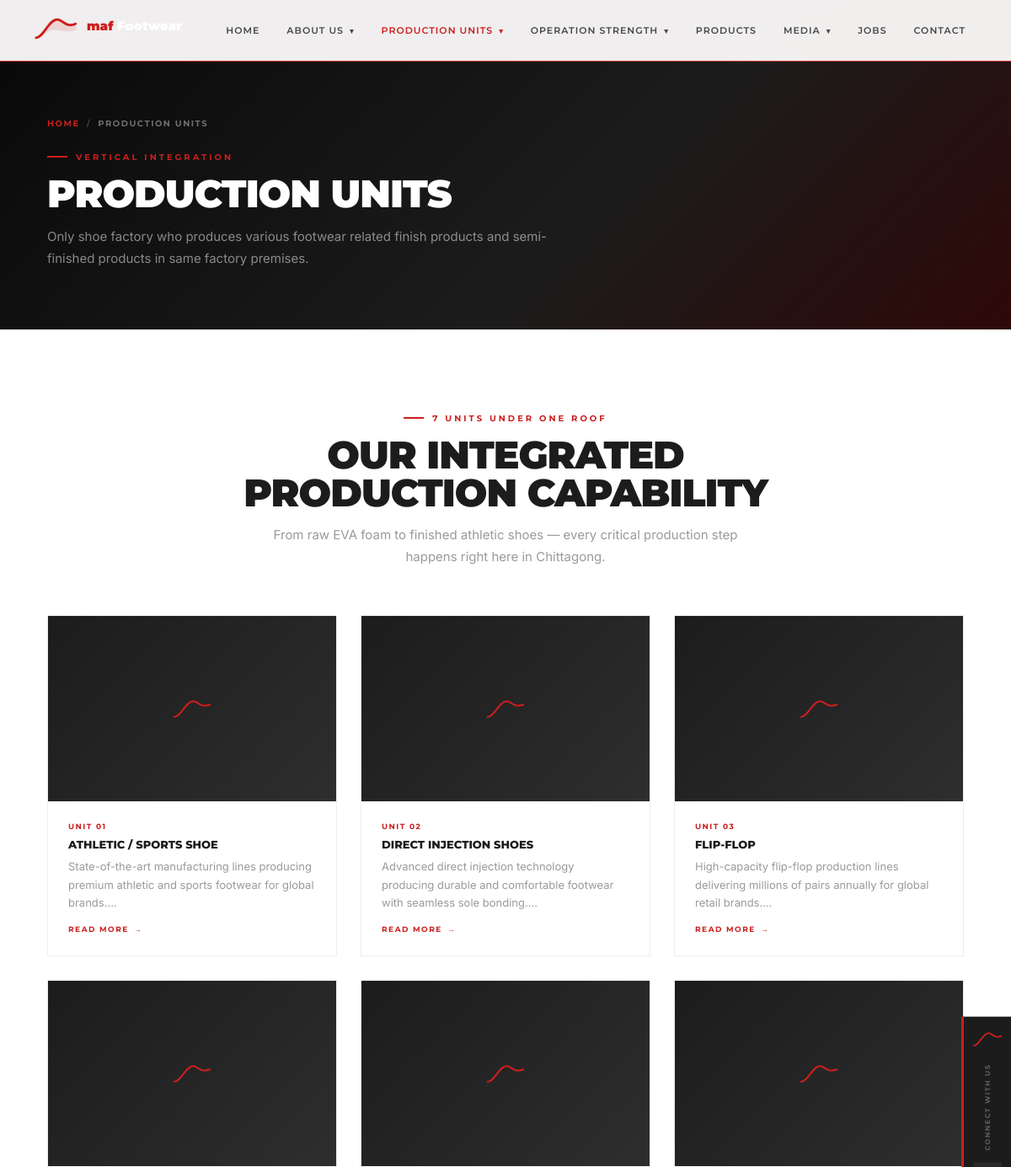
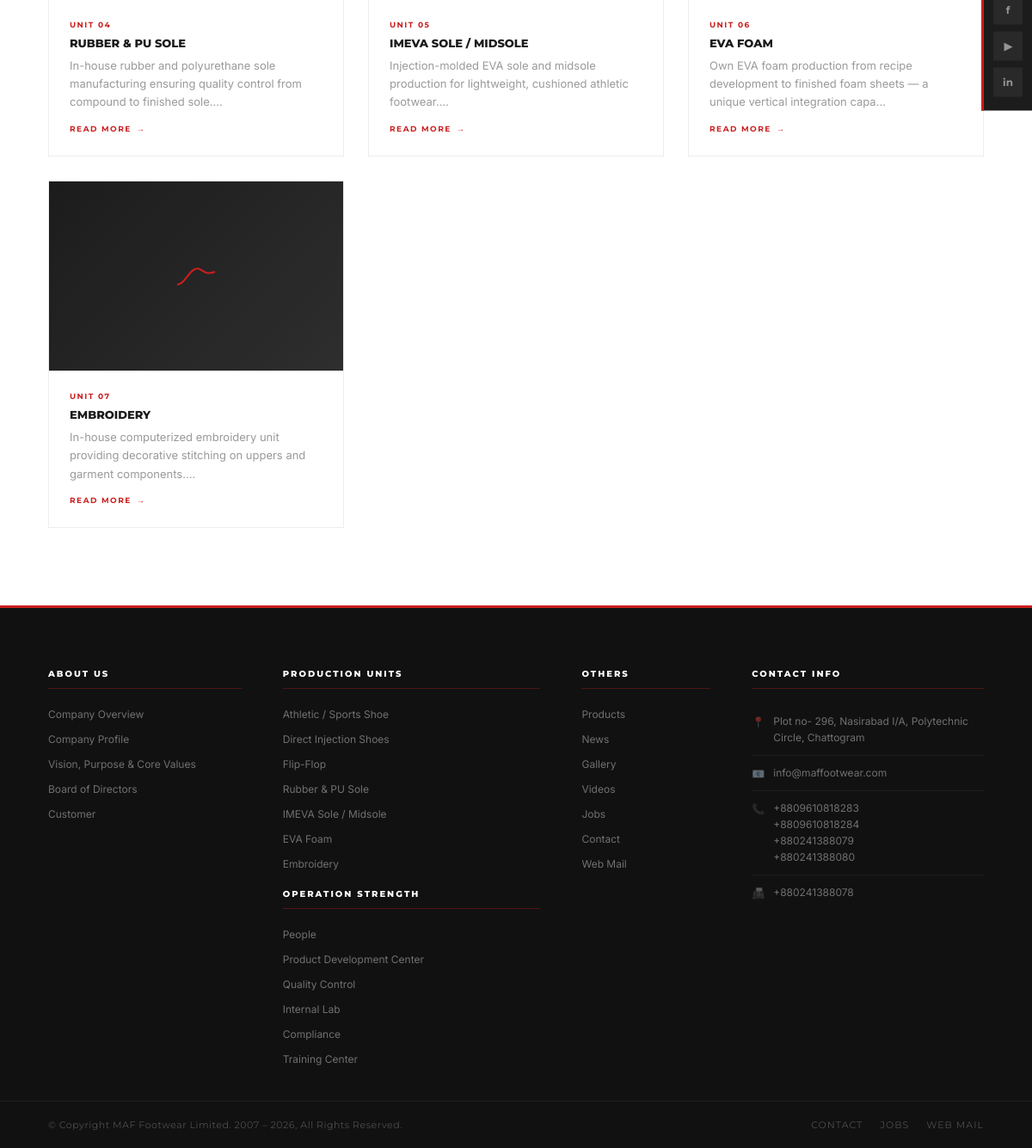
The page /pages/production/index.php on the database its author committed (2 pictures, top to bottom).
### tables this page shows
CREATE TABLE production_units (
  id INT AUTO_INCREMENT PRIMARY KEY,
  slug VARCHAR(80) NOT NULL UNIQUE,
  title VARCHAR(200) NOT NULL,
  short_description TEXT,
  content LONGTEXT,
  image VARCHAR(255),
  cover_image VARCHAR(255),
  sort_order INT DEFAULT 0,
  is_active TINYINT(1) DEFAULT 1
);

CREATE TABLE operation_strength (
  id INT AUTO_INCREMENT PRIMARY KEY,
  slug VARCHAR(80) NOT NULL UNIQUE,
  title VARCHAR(200) NOT NULL,
  short_description TEXT,
  content LONGTEXT,
  image VARCHAR(255),
  cover_image VARCHAR(255),
  sort_order INT DEFAULT 0,
  is_active TINYINT(1) DEFAULT 1
);

CREATE TABLE site_settings (
  id INT AUTO_INCREMENT PRIMARY KEY,
  setting_key VARCHAR(100) NOT NULL UNIQUE,
  setting_value TEXT,
  setting_group VARCHAR(50) DEFAULT 'general',
  updated_at TIMESTAMP DEFAULT CURRENT_TIMESTAMP ON UPDATE CURRENT_TIMESTAMP
);

### config/db.php (called while the page is built, shortened)
<?php
class DB {
    private static $pdo = null;
    public static function connect() {
        if (self::$pdo === null) {
            $dsn = 'mysql:host=' . DB_HOST
                 . ';dbname=' . DB_NAME
                 . ';charset=' . DB_CHARSET;
            try {
                self::$pdo = new PDO($dsn, DB_USER, DB_PASS, array(
                    PDO::ATTR_ERRMODE            => PDO::ERRMODE_EXCEPTION,
                    PDO::ATTR_DEFAULT_FETCH_MODE => PDO::FETCH_ASSOC,
                    PDO::ATTR_EMULATE_PREPARES   => false,
                ));
            } catch (PDOException $e) {
                http_response_code(500);
                die('
                <div style="font-family:Arial,sans-serif;max-width:600px;margin:60px auto;
                            padding:36px;border:1px solid #e0e0e0;border-top:4px solid #CC1E1E">
                  <h2 style="color:#CC1E1E;margin:0 0 16px">&#9888; Database সংযোগ ব্যর্থ</h2>
                  <p style="margin:0 0 16px;color:#444">
                    <strong>config/db.php</strong> ফাইলে DB_NAME, DB_USER, DB_PASS চেক করুন।
                  </p>
                  <div style="background:#fff3cd;padding:12px 16px;border-left:4px solid #f59e0b;
                              font-size:13px;color:#856404">
                    <strong>Error:</strong> ' . htmlspecialchars($e->getMessage()) . '
                  </div>
                  <p style="font-size:12px;color:#888;margin-top:14px">
                    phpMyAdmin &#8594; <strong>maf_shoes</strong> database আছে কিনা দেখুন &#8594;
                    না থাকলে তৈরি করুন এবং <code>config/install.sql</code> import করুন।
                  </p>
                </div>');
            }
        }
        return self::$pdo;
    }
    public static function fetchAll($sql, $params = array()) {
        $stmt = self::connect()->prepare($sql);
        $stmt->execute($params);
        return $stmt->fetchAll();
    }
    public static function fetchOne($sql, $params = array()) {
        $stmt = self::connect()->prepare($sql);
        $stmt->execute($params);
        $row = $stmt->fetch();
        return ($row !== false) ? $row : null;
    }
}

### includes/functions.php (called while the page is built, shortened)
<?php
require_once __DIR__ . '/../config/db.php';
function e(string $s): string { return htmlspecialchars($s, ENT_QUOTES, 'UTF-8'); }
function setting(string $key, string $def = ''): string {
    static $c = [];
    if (!isset($c[$key])) {
        $r = DB::fetchOne("SELECT setting_value FROM site_settings WHERE setting_key=?", [$key]);
        $c[$key] = $r ? $r['setting_value'] : $def;
    }
    return $c[$key];
}

### pages/production/index.php (the view, shortened to what this page needs)
<?php
require_once __DIR__.'/../../includes/functions.php';
$units = DB::fetchAll("SELECT * FROM production_units WHERE is_active=1 ORDER BY sort_order");
require_once __DIR__.'/../../includes/header.php';
?>
<section class="page-hero">
  <div class="container page-hero-content">
    <div class="breadcrumb"><a href="<?=SITE_URL?>">Home</a><span>/</span>Production Units</div>
    <div class="eyebrow">Vertical Integration</div>
    <h1 class="sec-title" style="color:#fff">Production Units</h1>
    <p class="page-hero-desc">Only shoe factory who produces various footwear related finish products and semi-finished products in same factory premises.</p>
  </div>
</section>
<section class="section-pad">
  <div class="container">
    <div class="fu" style="text-align:center;max-width:700px;margin:0 auto 56px">
      <div class="eyebrow" style="justify-content:center">7 Units Under One Roof</div>
      <h2 class="sec-title">Our Integrated<br/>Production Capability</h2>
      <p class="sec-desc" style="margin:14px auto 0;text-align:center">From raw EVA foam to finished athletic shoes — every critical production step happens right here in Chittagong.</p>
    </div>
    <div class="unit-grid">
      <?php foreach($units as $u): ?>
      <a href="<?=SITE_URL?>/pages/production/detail.php?slug=<?=e($u['slug'])?>" class="unit-card fu">
        <div class="unit-card-img">
          <?php if($u['image']): ?>
          <img src="<?=mediaUrl($u['image'])?>" alt="<?=e($u['title'])?>" loading="lazy"/>
          <?php else: ?>
          <div class="unit-card-placeholder">
            <svg width="48" height="30" viewBox="0 0 90 58" fill="none"><path d="M4 48 C20 48,30 12,48 12 C58 12,64 28,86 20" stroke="#CC1E1E" stroke-width="4" stroke-linecap="round" fill="none"/></svg>
          </div>
          <?php endif; ?>
        </div>
        <div class="unit-card-body">
          <div style="font-family:var(--font-h);font-size:9px;font-weight:700;text-transform:uppercase;letter-spacing:1.5px;color:var(--red);margin-bottom:8px">Unit <?=str_pad($u['sort_order'],2,'0',STR_PAD_LEFT)?></div>
          <div class="unit-card-title"><?=e($u['title'])?></div>
          <div class="unit-card-desc"><?=e(substr($u['short_description']??'',0,110))?>…</div>
          <div class="unit-card-link">Read More <span>→</span></div>
        </div>
      </a>
      <?php endforeach; ?>
    </div>
  </div>
</section>
<?php require_once __DIR__.'/../../includes/footer.php'; ?>

### includes/footer.php (shortened to what this page needs)
<?php
$sName    = setting('site_name','MAF Footwear Limited');
$sYear    = setting('established_year','2007');
$fbUrl    = setting('facebook_url');
$ytUrl    = setting('youtube_url');
$liUrl    = setting('linkedin_url');
$webmail  = setting('site_webmail');
$navProdF = DB::fetchAll("SELECT slug,title FROM production_units WHERE is_active=1 ORDER BY sort_order");
$navOpsF  = DB::fetchAll("SELECT slug,title FROM operation_strength WHERE is_active=1 ORDER BY sort_order");
?>
<footer class="site-footer">
  <div class="footer-main">
    <div class="footer-grid">
      <div class="footer-col">
        <h4 class="footer-heading">About Us</h4>
        <ul class="footer-links">
          <li><a href="<?=SITE_URL?>/pages/about/company-overview.php">Company Overview</a></li>
          <li><a href="<?=SITE_URL?>/pages/about/company-profile.php">Company Profile</a></li>
          <li><a href="<?=SITE_URL?>/pages/about/vision.php">Vision, Purpose &amp; Core Values</a></li>
          <li><a href="<?=SITE_URL?>/pages/about/board.php">Board of Directors</a></li>
          <li><a href="<?=SITE_URL?>/pages/about/customers.php">Customer</a></li>
        </ul>
      </div>
      <div class="footer-col">
        <h4 class="footer-heading">Production Units</h4>
        <ul class="footer-links">
          <?php foreach($navProdF as $p): ?>
          <li><a href="<?=SITE_URL?>/pages/production/detail.php?slug=<?=e($p['slug'])?>"><?=e($p['title'])?></a></li>
          <?php endforeach; ?>
        </ul>
        <h4 class="footer-heading" style="margin-top:20px">Operation Strength</h4>
        <ul class="footer-links">
          <?php foreach($navOpsF as $o): ?>
          <li><a href="<?=SITE_URL?>/pages/operation/detail.php?slug=<?=e($o['slug'])?>"><?=e($o['title'])?></a></li>
          <?php endforeach; ?>
        </ul>
      </div>
      <div class="footer-col">
        <h4 class="footer-heading">Others</h4>
        <ul class="footer-links">
          <li><a href="<?=SITE_URL?>/pages/products.php">Products</a></li>
          <li><a href="<?=SITE_URL?>/pages/media/news.php">News</a></li>
          <li><a href="<?=SITE_URL?>/pages/media/gallery.php">Gallery</a></li>
          <li><a href="<?=SITE_URL?>/pages/media/videos.php">Videos</a></li>
          <li><a href="<?=SITE_URL?>/pages/jobs.php">Jobs</a></li>
          <li><a href="<?=SITE_URL?>/pages/contact.php">Contact</a></li>
          <?php if($webmail): ?><li><a href="<?=e($webmail)?>" target="_blank">Web Mail</a></li><?php endif; ?>
        </ul>
      </div>
      <div class="footer-col">
        <h4 class="footer-heading">Contact Info</h4>
        <div class="footer-contact">
          <div class="fc-item"><span class="fc-icon">📍</span><span><?=e(setting('site_address'))?></span></div>
          <div class="fc-item"><span class="fc-icon">📧</span><a href="mailto:<?=e(setting('site_email'))?>"><?=e(setting('site_email'))?></a></div>
          <div class="fc-item"><span class="fc-icon">📞</span>
            <span>
              <?=e(setting('site_phone1'))?><br/>
              <?=e(setting('site_phone2'))?><br/>
              <?=e(setting('site_phone3'))?><br/>
              <?=e(setting('site_phone4'))?>
            </span>
          </div>
          <?php if(setting('site_fax')): ?>
          <div class="fc-item"><span class="fc-icon">📠</span><span><?=e(setting('site_fax'))?></span></div>
          <?php endif; ?>
        </div>
      </div>
    </div>
  </div>
  <div class="footer-bottom">
    <div class="footer-bottom-inner">
      <span class="footer-copy">© Copyright <?=e($sName)?>. <?=e($sYear)?> – <?=date('Y')?>, All Rights Reserved.</span>
      <div class="footer-bottom-links">
        <a href="<?=SITE_URL?>/pages/contact.php">Contact</a>
        <a href="<?=SITE_URL?>/pages/jobs.php">Jobs</a>
        <?php if($webmail): ?><a href="<?=e($webmail)?>" target="_blank">Web Mail</a><?php endif; ?>
      </div>
    </div>
  </div>
</footer>
<div class="social-sidebar">
  <a href="<?=SITE_URL?>/index.php" class="social-logo-link">
    <svg viewBox="0 0 100 62" fill="none" width="36" height="22">
      <path d="M5 52 C22 52, 34 10, 54 10 C66 10, 74 30, 96 20" stroke="#CC1E1E" stroke-width="5.5" stroke-linecap="round" fill="none"/>
    </svg>
  </a>
  <span class="social-label">Connect with us</span>
  <div class="social-icons">
    <?php if($fbUrl): ?><a href="<?=e($fbUrl)?>" target="_blank" rel="noopener" class="si si-fb" aria-label="Facebook">f</a><?php endif; ?>
    <?php if($ytUrl): ?><a href="<?=e($ytUrl)?>" target="_blank" rel="noopener" class="si si-yt" aria-label="YouTube">▶</a><?php endif; ?>
    <?php if($liUrl): ?><a href="<?=e($liUrl)?>" target="_blank" rel="noopener" class="si si-li" aria-label="LinkedIn">in</a><?php endif; ?>
  </div>
</div>
</body>
</html>

### rows shown on the page
production_units: sort_order "01", title "ATHLETIC / SPORTS SHOE", short_description "State-of-the-art manufacturing lines producing premium athletic and sports footwear for global brands.", title "Athletic / Sports Shoe"
production_units: sort_order "02", title "DIRECT INJECTION SHOES", short_description "Advanced direct injection technology producing durable and comfortable footwear with seamless sole bonding.", title "Direct Injection Shoes"
production_units: sort_order "03", title "FLIP-FLOP", short_description "High-capacity flip-flop production lines delivering millions of pairs annually for global retail brands.", title "Flip-Flop"
production_units: sort_order "04", title "RUBBER & PU SOLE", short_description "In-house rubber and polyurethane sole manufacturing ensuring quality control from compound to finished sole.", title "Rubber & PU Sole"
production_units: sort_order "05", title "IMEVA SOLE / MIDSOLE", short_description "Injection-molded EVA sole and midsole production for lightweight, cushioned athletic footwear.", title "IMEVA Sole / Midsole"
production_units: sort_order "06", title "EVA FOAM", short_description "Own EVA foam production from recipe development to finished foam sheets — a unique vertical integration capa", title "EVA Foam"
production_units: sort_order "07", title "EMBROIDERY", short_description "In-house computerized embroidery unit providing decorative stitching on uppers and garment components.", title "Embroidery"
operation_strength: title "People"
operation_strength: title "Product Development Center"
operation_strength: title "Quality Control"
operation_strength: title "Internal Lab"
operation_strength: title "Compliance"
operation_strength: title "Training Center"
site_settings: setting_value "Plot no- 296, Nasirabad I/A, Polytechnic Circle, Chattogram"
site_settings: setting_value "info@maffootwear.com"
site_settings: setting_value "+8809610818283"
site_settings: setting_value "+8809610818284"
site_settings: setting_value "+880241388079"
site_settings: setting_value "+880241388080"
site_settings: setting_value "+880241388078"

### other values the page prints
$sName "MAF Footwear Limited"
$sYear "2007"
